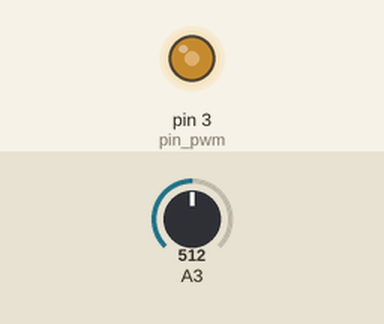
The sketch below on a simulated Arduino Uno, built with avr-gcc and run on an emulated ATmega328P. Shown: output pins drawn as LEDs (lit = HIGH). The inputs (shaded band) are chosen by the test bench; at power-on: A3 = 512.

Above: at 1.2 s.
1.3 s: A3 set to 716
At 2.5 s:
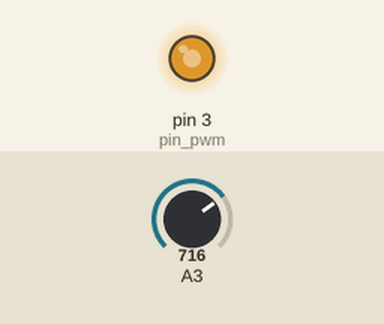
2.8 s: A3 set to 900
At 3.8 s:
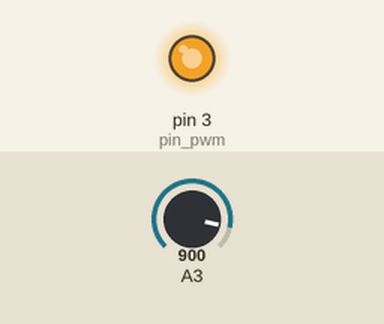
4.3 s: A3 set to 245
At 4.9 s:
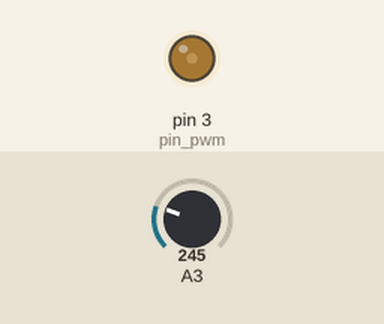
5.8 s: A3 set to 0
At 7.2 s:
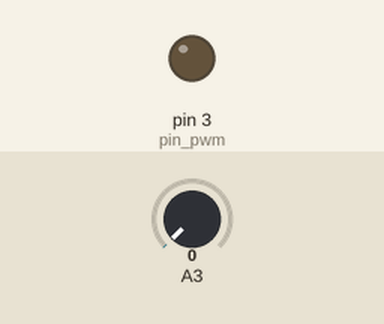
Timing chart, 0 to 8.3 s (numbered marks = the images above; inputs shaded):
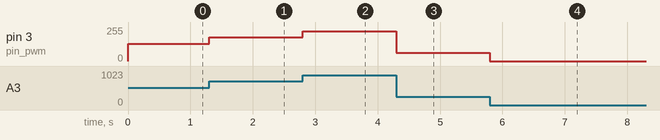

The sketch:

Tuto2__LED_fading.ino
```cpp
// (licence header left out)
// Libraries
#include <Arduino.h>


// Global variables
const int pin_pwm = 3;
const unsigned long delay_fade = 100;

const bool auto_fade = false;


// Functions protoypes
void inc_led_bright( int pin, int bright_amount = 5, unsigned long inc_timing_ms = 50 );
void dec_led_bright( int pin, int bright_amount = 5, unsigned long dec_timing_ms = 50 );


// Arduino main functions
void setup()
{
  pinMode( pin_pwm, OUTPUT );
}

void loop()
{
  if( auto_fade )
  {
    inc_led_bright( pin_pwm );
    dec_led_bright( pin_pwm, 20, 200 );
  }
  else
  {
    auto sensed_dig_val = static_cast<int>( analogRead( A3 ) / 4 );
    analogWrite( pin_pwm, sensed_dig_val );
  }
}


// Functions implementation
void inc_led_bright( int pin, int bright_amount, unsigned long inc_timing_ms )
{
  for( auto brightness = 0; brightness <= 255; brightness += bright_amount )
  {
    analogWrite( pin, brightness );
    delay( inc_timing_ms );
  }
}
void dec_led_bright( int pin, int bright_amount, unsigned long dec_timing_ms )
{
  for( auto brightness = 255; brightness >= 0; brightness -= bright_amount )
  {
    analogWrite( pin, brightness );
    delay( dec_timing_ms );
  }
}
```

Measured:
- after the input at 1.3 s, pin 3 (pin_pwm): 128/255 → 179/255 at once
- after the input at 2.8 s, pin 3 (pin_pwm): 179/255 → 225/255 at once
- after the input at 4.3 s, pin 3 (pin_pwm): 225/255 → 61/255 at once
- after the input at 5.8 s, pin 3 (pin_pwm): 61/255 → 0/255 at once
